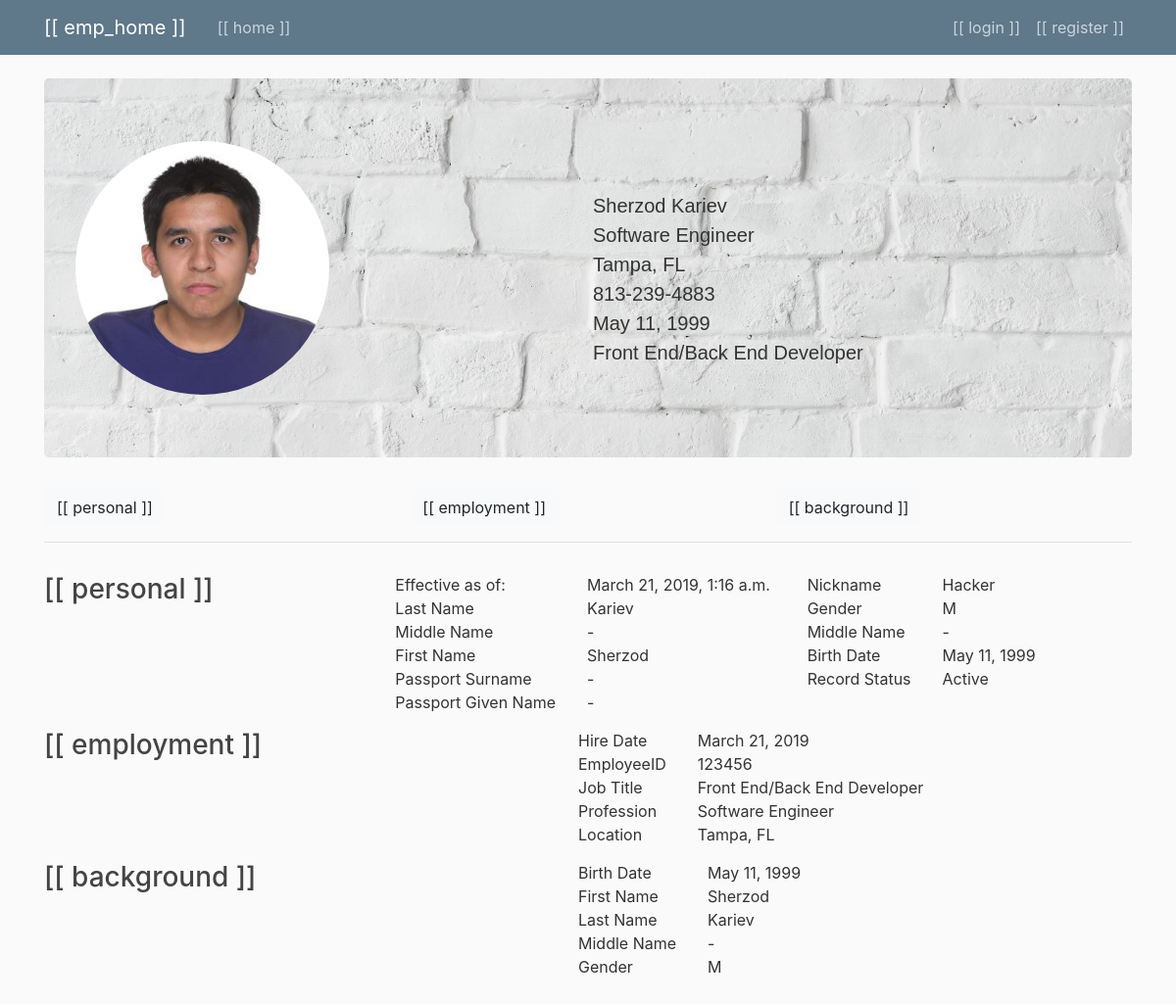
/1/, run on the app's committed database.
### employee/models.py (models this page shows)
class EmployeeProfile(models.Model):
    profession = models.CharField(max_length = 100, default='-')
    date_posted = models.DateTimeField(default = timezone.now)
    worker = models.ForeignKey(User, on_delete = models.CASCADE)
    EmployeeID = models.IntegerField(default=0)
    First_Name = models.CharField(max_length=200, verbose_name='First Name', default='-')
    Middle_Name = models.CharField(max_length=200, verbose_name='Middle Name',default='-')
    Last_Name = models.CharField(max_length=200, verbose_name='Last Name', default='-')
    Prefix = models.CharField(max_length=200, verbose_name='Prefix', default='-')
    Nickname = models.CharField(max_length=200, verbose_name='Nickname', default='-')
    Gender = models.CharField(max_length=1, verbose_name='Gender', choices=GENDER, default=GENDER[0][0])
    Birth_date = models.DateField(default=timezone.now)
    Passport_Surname = models.CharField(max_length=200, verbose_name='Passport Surname', default='-')
    Passport_Given_Name = models.CharField(max_length=200, verbose_name='Passport Given Name', default='-')
    Job_Title = models.CharField(max_length=200, verbose_name='Job Title', default='-')
    Business_Phone = models.CharField(max_length=12, verbose_name='Business Phone', default='-')
    Location = models.CharField(max_length=200, verbose_name='Location', default='-')
    Hire_Date = models.DateField(default=timezone.now)
    Record_Status = models.IntegerField(choices=RECORD_TYPE, verbose_name='Record Status', default=RECORD_TYPE[0][0])

### users/models.py (models this page shows, shortened)
class Profile(models.Model):
    user = models.OneToOneField(User, on_delete=models.CASCADE)
    image = models.ImageField(default='default.jpeg', upload_to='profile_pics')

### employee/views.py (the view)
# urls.py: path('<int:pk>/', GetObject.as_view(template_name='employee/object.html'), name='object'),
class GetObject(DetailView):
    model = EmployeeProfile
    context_object_name = 'employee_obj'

### employee/templates/employee/object.html
{% extends "employee/base.html" %}
{% block content %}
  <div  class="wrapper">
    <div class="jumbotron wrap">
      <div class="form-row">
        <div class="col-md-6">
          <img class="img-responsive rounded-circle" src="{{ employee_obj.worker.profile.image.url }}">
        </div>
        <div class="col-md-6 mt-3 mb-3 gen_info">
          <span>{{ employee_obj.First_Name }}</span>
          <span>{{ employee_obj.Last_Name }}</span><br>
          <span>{{ employee_obj.profession }}</span><br>
          <span>{{ employee_obj.Location }}</span><br>
          <span>{{ employee_obj.Business_Phone }}</span><br>
          <span>{{ employee_obj.Birth_date }}</span><br>
          <span>{{ employee_obj.Job_Title }}</span><br>
        </div>
      </div>
    </div>
    <div class="wrapper mt-3 game">
        <div class="form-row">
            <div class="col xs-4">
                <button class="btn btn-light" href = "#" v-on:click="seen1 = !seen1, seen2 = false, seen3 = false, seen4 = false">
                    [[ personal ]]
                </button>
            </div>
            <div class="col xs-4">
                <button class="btn btn-light" href = "#" v-on:click="seen2 = !seen2, seen1 = false, seen3 = false, seen4 = false">
                    [[ employment ]]
                </button>
            </div>
            <div class="col xs-4">
                <button class="btn btn-light" href = "#" v-on:click="seen3 = !seen3, seen2 = false, seen1 = false, seen4 = false">
                    [[ background ]]
                </button>
            </div>
        </div>
        <hr>
        <div v-show="seen1" class="form-row per_info">
          <div class="col-md-4">
            <h3>[[ personal ]]</h3>
          </div>
          <div class="col-md-4">
              <div class="row">
                <div class="col-xs-2 mr-3">
                  <span>Effective as of:</span><br>
                  <span>Last Name</span><br>
                  <span>Middle Name</span><br>
                  <span>First Name</span><br>
                  <span>Passport Surname</span><br>
                  <span>Passport Given Name</span><br>
                </div>
                <div class="col-xs-2 ml-3">
                  <span>{{ employee_obj.date_posted }} </span><br>
                  <span>{{ employee_obj.Last_Name }}</span><br>
                  <span>{{ employee_obj.Middle_Name }}</span><br>
                  <span>{{ employee_obj.First_Name }}</span><br>
                  <span>{{ employee_obj.Passport_Surname }}</span><br>
                  <span>{{ employee_obj.Passport_Given_Name }}</span><br>
                </div>
              </div>
          </div>
          <div class="col-md-4">
            <div class="row ml-3">
              <div class="col-xs-2 mr-3 ml-3">
                <span>Nickname</span><br>
                <span>Gender</span><br>
                <span>Middle Name</span><br>
                <span>Birth Date</span><br>
                <span>Record Status</span><br>
              </div>
              <div class="col-xs-2 ml-3">
                <span>{{ employee_obj.Nickname }} </span><br>
                <span>{{ employee_obj.Gender }}</span><br>
                <span>{{ employee_obj.Middle_Name }}</span><br>
                <span>{{ employee_obj.Birth_date }}</span><br>
                {% if employee_obj.Record_Status == 1 %}
                  <span>Inactive</span><br>
                {% else %}
                  <span>Active</span><br>
                {% endif %}
              </div>
            </div>
          </div>
        </div>
        <div v-show="seen2" class="form-row back_info">
          <div class="col-md-6">
            <h3>[[ employment ]]</h3>
          </div>
          <div class="col-md-6">
              <div class="row">
                <div class="col-xs-2 mr-3">
                  <span>Hire Date</span><br>
                  <span>EmployeeID</span><br>
                  <span>Job Title</span><br>
                  <span>Profession</span><br>
                  <span>Location</span><br>
                </div>
                <div class="col-xs-2 ml-3">
                  <span>{{ employee_obj.Hire_Date }} </span><br>
                  <span>{{ employee_obj.EmployeeID }}</span><br>
                  <span>{{ employee_obj.Job_Title }}</span><br>
                  <span>{{ employee_obj.profession }}</span><br>
                  <span>{{ employee_obj.Location }} </span><br>
                </div>
              </div>
            </div>
        </div>
        <div v-show="seen3" class="form-row employ_info">
            <div class="col-md-6">
                <h3>[[ background ]]</h3>
              </div>
          <div class="col-md-6">
            <div class="row">
              <div class="col-xs-2 mr-3">
                <span>Birth Date</span><br>
                <span>First Name</span><br>
                <span>Last Name</span><br>
                <span>Middle Name</span><br>
                <span>Gender</span><br>
              </div>
              <div class="col-xs-2 ml-3">
                <span>{{ employee_obj.Birth_date }} </span><br>
                <span>{{ employee_obj.First_Name }}</span><br>
                <span>{{ employee_obj.Last_Name }}</span><br>
                <span>{{ employee_obj.Middle_Name }}</span><br>
                <span>{{ employee_obj.Gender }} </span><br>
              </div>
            </div>
          </div>
        </div>
    </div>
  </div>
{% endblock content %}

### employee/static/employee/main.css (style rules this page uses)
body { background: #fafafa; color: #333333; margin-top: 5rem; padding-bottom: 80px; }
h1, h2, h3, h4, h5, h6 { color: #444444; }
.wrap { background-image: url('/media/back.jpg'); background-position: center center; background-repeat: no-repeat; background-attachment: fixed; background-size: cover; }
.gen_info { font-size: 20px; font-family: 'Motsserat', sans-serif; padding-top: 35px; }
.img-responsive { width:50%; }
.per_info { padding-top: 15px; }
.back_info { padding-top: 15px; }
.employ_info { padding-top: 15px; }

### data on the page
EmployeeProfile: worker.profile.image (picture), First_Name "Sherzod", Last_Name "Kariev", profession "Software Engineer", Location "Tampa, FL", Business_Phone "813-239-4883", Birth_date "May 11, 1999", Job_Title "Front End/Back End Developer", date_posted "March 21, 2019, 1:16 a.m.", Middle_Name "-", Passport_Surname "-", Passport_Given_Name "-", Nickname "Hacker", Gender "M", Hire_Date "March 21, 2019", EmployeeID "123456"
